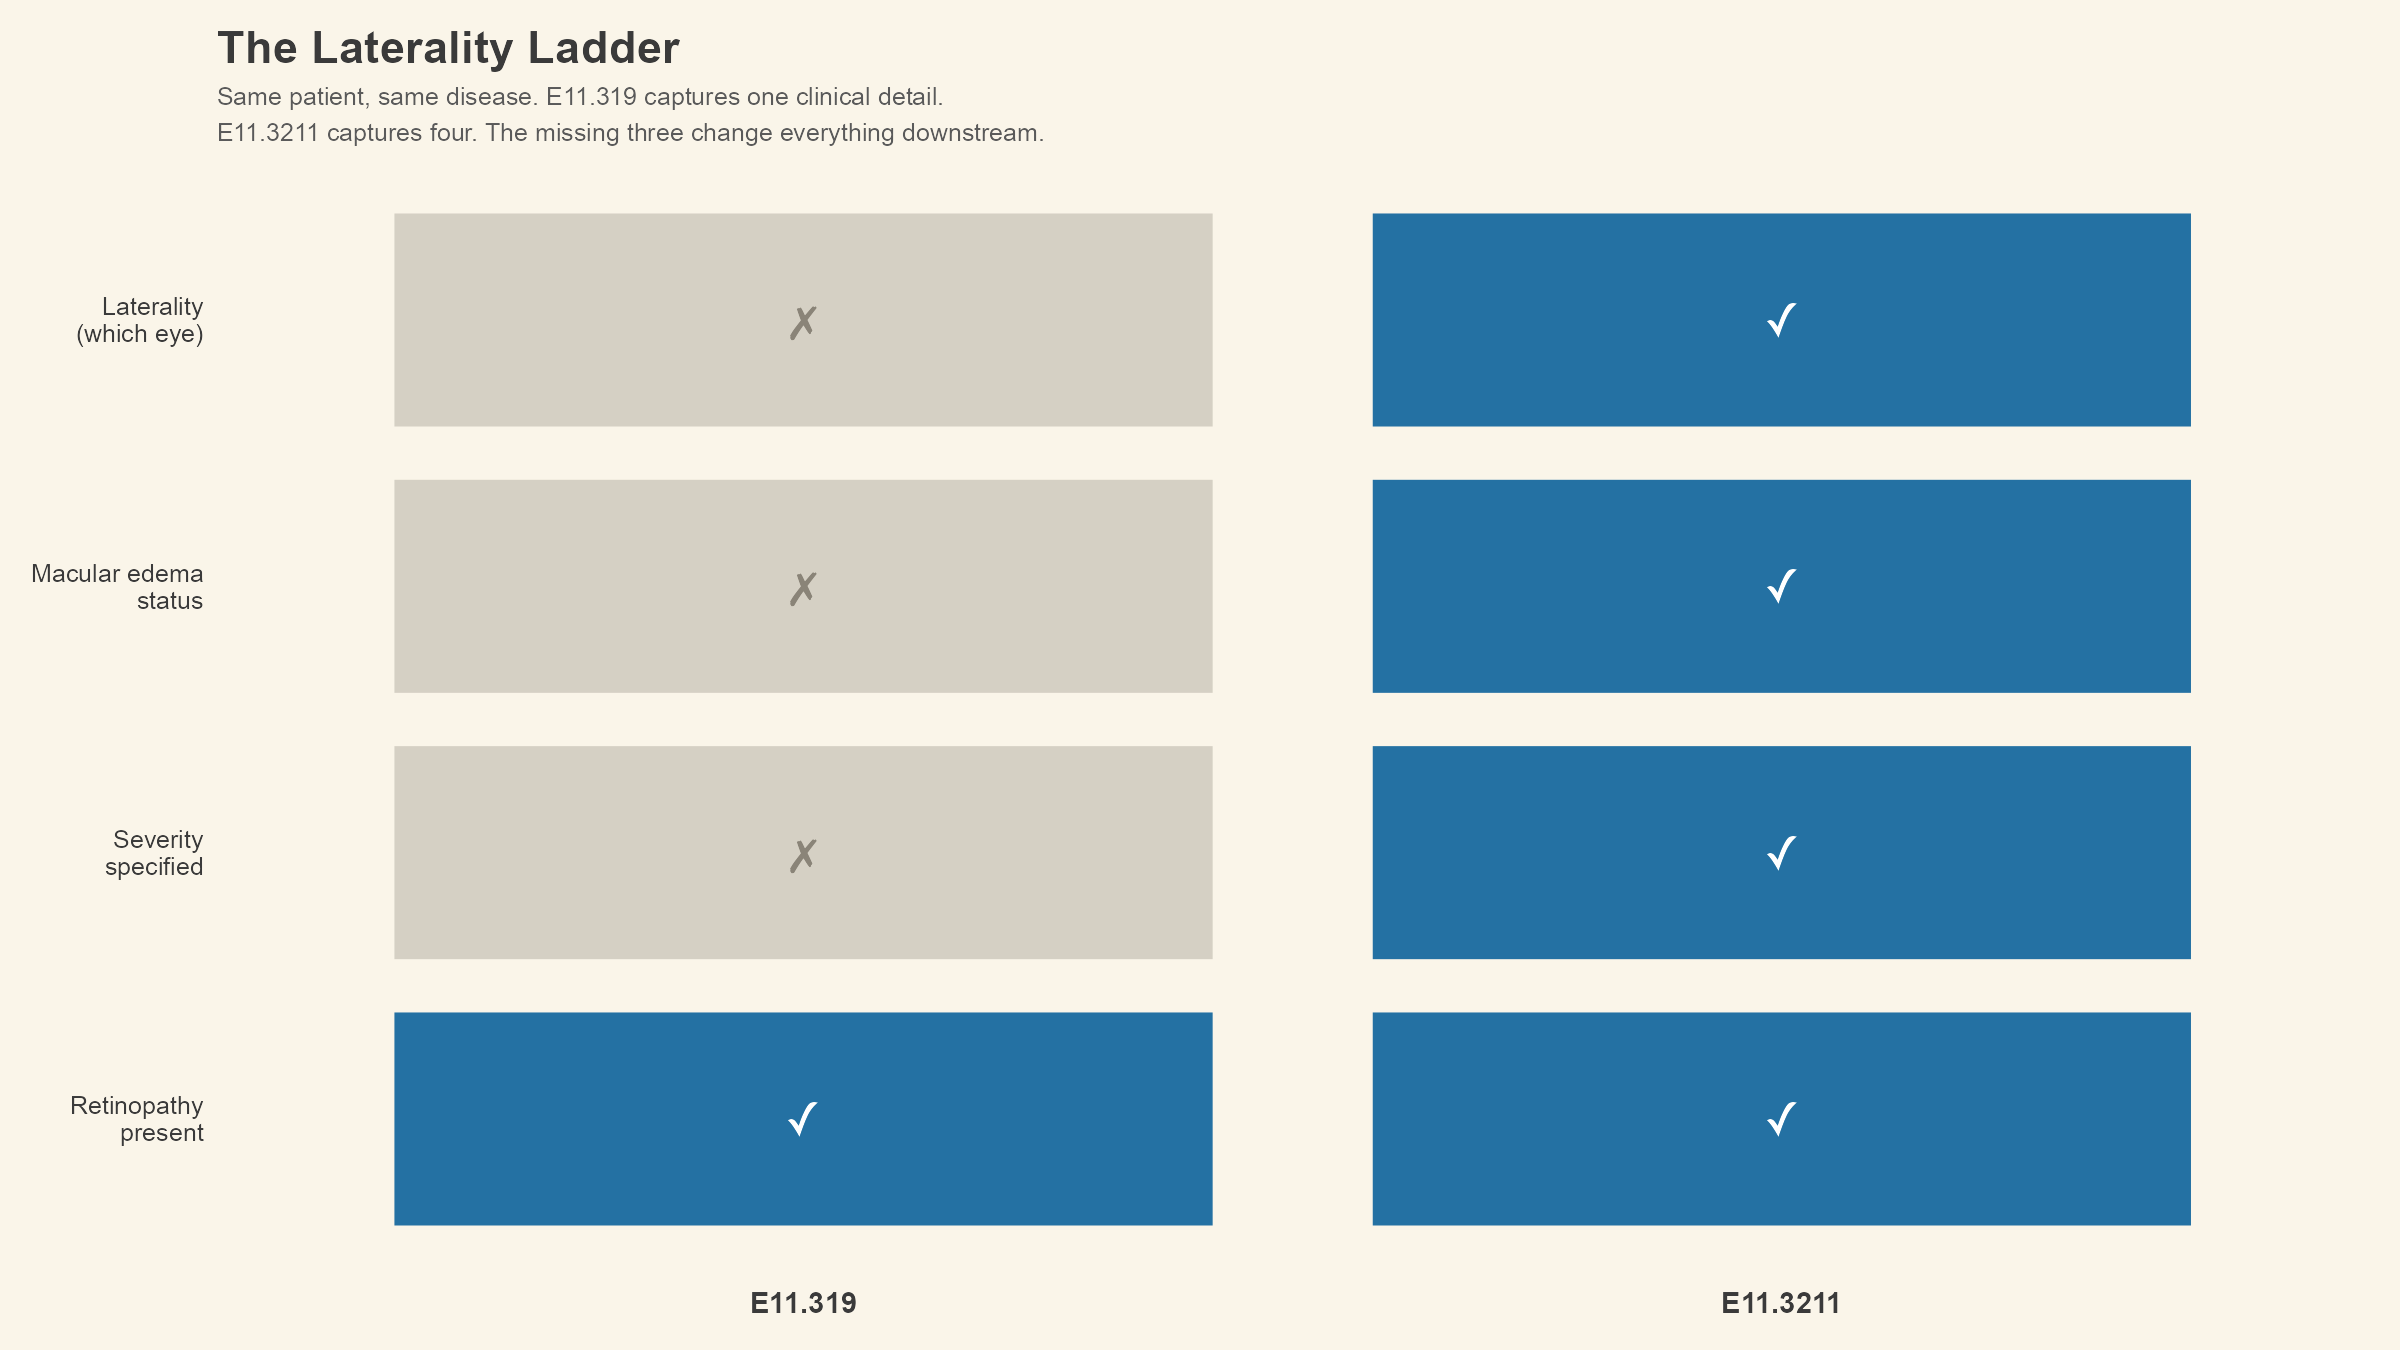

Write R code to recreate this figure.
# Chart 1: The Laterality Ladder
# Copyright © 2026 Andrew R. Crocker

library(ggplot2)
library(dplyr)
library(tidyr)

theme_1950s <- function() {
  theme_minimal(base_family = "Arial", base_size = 14) +
    theme(
      plot.background = element_rect(fill = "#FAF5E9", color = NA),
      panel.background = element_rect(fill = "#FAF5E9", color = NA),
      panel.grid.major = element_line(color = "#E6DECA", linewidth = 0.6),
      panel.grid.minor = element_blank(),
      axis.title = element_text(face = "bold", color = "#3A3A3A"),
      axis.text = element_text(color = "#4A4A4A"),
      plot.title = element_text(face = "bold", size = 20, color = "#3A3A3A"),
      plot.subtitle = element_text(size = 13, color = "#5A5A5A"),
      plot.margin = margin(15, 15, 15, 15),
      legend.position = "none"
    )
}

data <- data.frame(
  detail = factor(c(
    "Retinopathy\npresent",
    "Severity\nspecified",
    "Macular edema\nstatus",
    "Laterality\n(which eye)"
  ), levels = c(
    "Retinopathy\npresent",
    "Severity\nspecified",
    "Macular edema\nstatus",
    "Laterality\n(which eye)"
  )),
  E11.319 = c(1, 0, 0, 0),
  E11.3211 = c(1, 1, 1, 1)
)

plot_data <- data %>%
  pivot_longer(cols = c(E11.319, E11.3211),
               names_to = "code", values_to = "captured") %>%
  mutate(
    code = factor(code, levels = c("E11.319", "E11.3211")),
    fill_color = ifelse(captured == 1, "#2471A3", "#D5D0C4"),
    label = ifelse(captured == 1, "\u2713", "\u2717"),
    text_color = ifelse(captured == 1, "white", "#8A8478")
  )

p <- ggplot(plot_data, aes(x = code, y = detail)) +
  geom_tile(aes(fill = fill_color), color = "#FAF5E9", linewidth = 3,
            width = 0.85, height = 0.85) +
  geom_text(aes(label = label, color = text_color),
            size = 8, family = "Arial") +
  scale_fill_identity() +
  scale_color_identity() +
  labs(
    title = "The Laterality Ladder",
    subtitle = "Same patient, same disease. E11.319 captures one clinical detail.\nE11.3211 captures four. The missing three change everything downstream.",
    x = NULL, y = NULL
  ) +
  theme_1950s() +
  theme(
    panel.grid.major = element_blank(),
    axis.text.x = element_text(face = "bold", size = 14, color = "#3A3A3A"),
    axis.text.y = element_text(size = 12, color = "#3A3A3A", hjust = 1),
    plot.title = element_text(size = 22),
    plot.subtitle = element_text(size = 12, lineheight = 1.2)
  )

print(p)
ggsave("~/Downloads/chart1_laterality_comparison.png", p, width = 16, height = 9,
       units = "in", dpi = 150, bg = "#FAF5E9")
